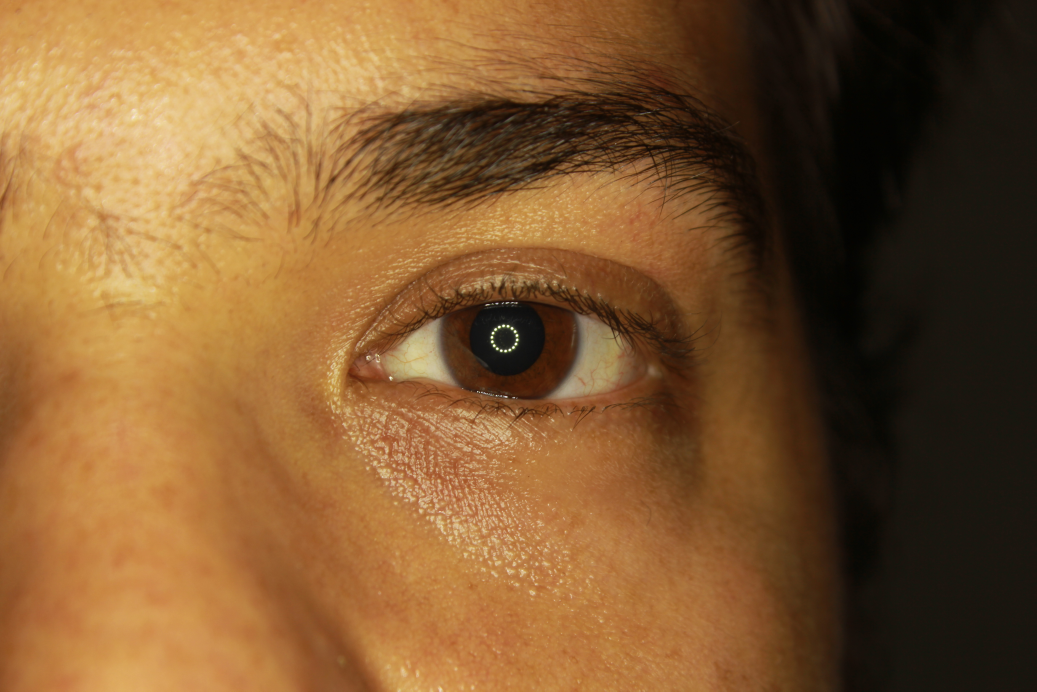
#> input picture Daugman segmentation/L1.JPG, 5184 x 3456 px (shown at 1/5 size)
$ python ApplyDaugman.py
#> lines starting #> are read from the running program, lines starting #| are printed output that depends on the picture
### Daugman segmentation/HopefulDaugman.py
import cv2
import numpy as np
import itertools
import math


def daugman(center, start_r,gray_img):
    """ Function will find maximal intense radius for given center
        :param center:  center coordinates ``(x, y)``
        :param start_r: start radius in pixels
        :param gray_img: grayscale picture
        .. attention::
            Input grayscale image should be a square, not a rectangle
        :return: (intensity_value, ((xc, yc), radius))
    """
    # get separate coordinates
    x, y = center
    # get img dimensions
    h, w = gray_img.shape
    # define some other vars
    tmp = []
    mask = np.zeros_like(gray_img)

    # for every radius in range
    # we are presuming that iris will be no bigger than 1/3 of picture
    for r in range(start_r, int(h / 3)):
        # draw circle on mask
        cv2.circle(mask, center, r, 255, 1)
        # get pixel from original image
        radii = gray_img & mask  # it is faster than np or cv2
        # normalize np.add.reduce faster than .sum()
        tmp.append(np.add.reduce(radii[radii > 0]) / (2 * math.pi * r))
        # refresh mask
        mask.fill(0)

    # calculate delta of radius intensitiveness
    # mypy does not tolerate var type reload
    tmp_np = np.array(tmp, dtype=np.float32)
    del tmp

    tmp_np = tmp_np[1:] - tmp_np[:-1]  # x5 faster than np.diff()
    # apply gaussian filter
    tmp_np = abs(cv2.GaussianBlur(tmp_np[:-1], (1, 5), 2))
    # get maximum value
    idx = np.argmax(tmp_np)
    # return value, center coords, radius
    val = tmp_np[idx]
    return val, (center, idx + start_r)


def find_boundary(gray,start_r):
    """ Function will apply :mod:`daugman()` on every pixel
        in calculated image slice. Basically, we are calculating
        where lies set of valid circle centers.
        Selection of image slice guarantees that every
        radius will be drawn in image borders.
        :param gray: graysacale square image
        :param start_r: initial radius
        :return: radius with biggest intensiveness delta on image as ``((xc, yc), radius)``
    """
    _, s = gray.shape
    # reduce step for better accuracy
    # 's/3' is the maximum radius of a daugman() search
    a = range(0 + int(s / 3), s - int(s / 3), 3)
    all_points = itertools.product(a, a)

    values = []
    coords = []

    for p in all_points:
        tmp = daugman(p, start_r, gray)
        if tmp is not None:
            val, circle = tmp
            values.append(val)
            coords.append(circle)

    # return the radius with biggest intensiveness delta on image
    # ((xc, yc), radius)
    # x10 faster than coords[np.argmax(values)]
    return coords[values.index(max(values))]

#def find_pupil():

### Daugman segmentation/ApplyDaugman.py
import matplotlib.pyplot as plt
import cv2
import numpy as np
from HopefulDaugman import find_boundary

### Resizing , cropping in rgb
image = cv2.imread('L1.JPG')
#> image is the input picture: shape (3456, 5184, 3); mean B, G, R 49.5, 90.5, 129.4
M, N, C = image.shape
#> M = 3456; N = 5184; C = 3
im_rgb_res = cv2.resize(image, (int(N/6),int(M/6)))
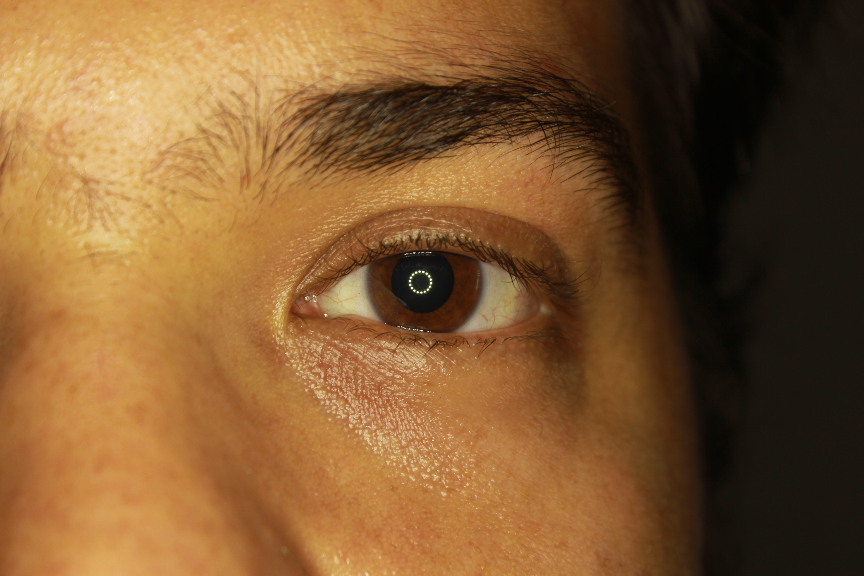
#> im_rgb_res: shape (576, 864, 3); mean B, G, R 49.6, 90.6, 129.5
M2, N2, C2 = im_rgb_res.shape
#> M2 = 576; N2 = 864; C2 = 3
im_rgb_foc = im_rgb_res[int(0.2*M2):int(0.8*M2), int(0.4*M2):int(M2)]
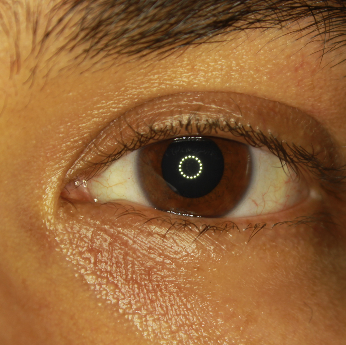
#> im_rgb_foc: shape (345, 346, 3); mean B, G, R 55.3, 100.4, 148.4
cv2.imshow('Eye Focus', im_rgb_foc)


### Resizing, cropping in gray scale
gray = cv2.cvtColor(image, cv2.COLOR_BGR2GRAY)
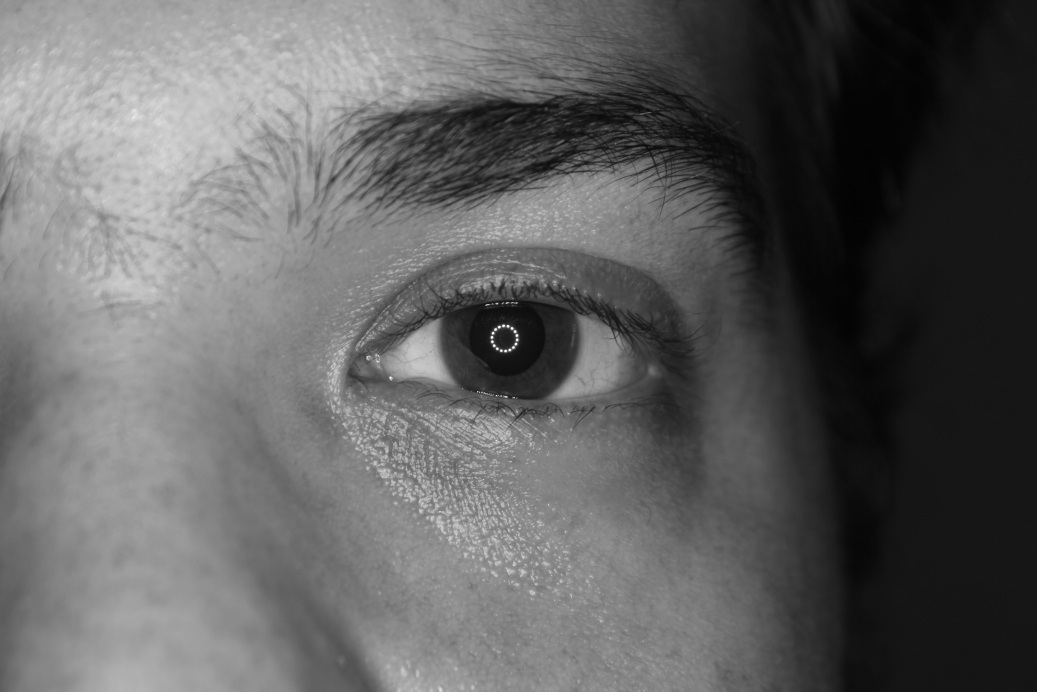
#> gray: shape (3456, 5184) (shown at 1/5 size); min 0, max 255, mean 97.4
im_gray_res = cv2.resize(gray, (int(N/6),int(M/6)))
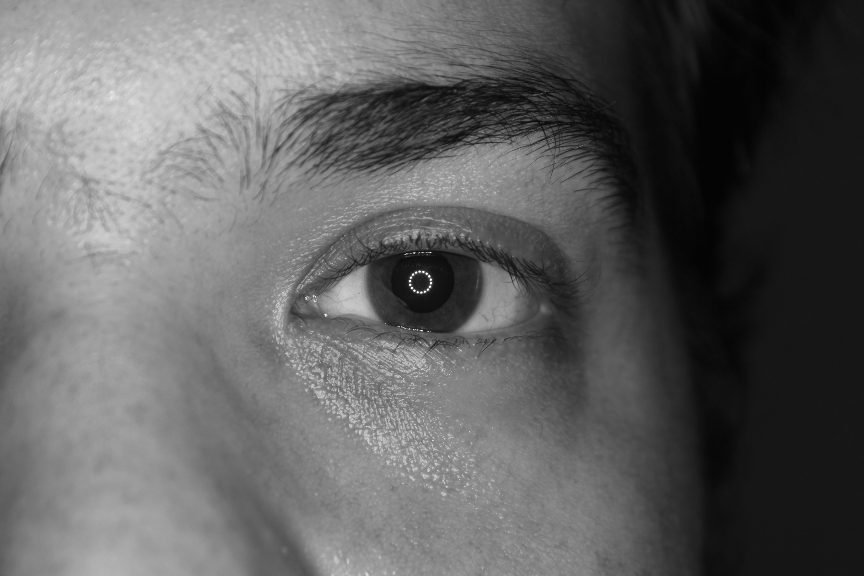
#> im_gray_res: shape (576, 864); min 2, max 255, mean 97.5
M2, N2 = im_gray_res.shape
im_gray_foc = im_gray_res[int(0.2*M2):int(0.8*M2), int(0.4*M2):int(M2)]
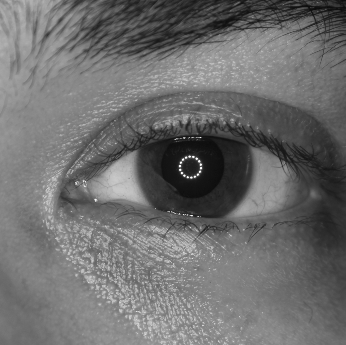
#> im_gray_foc: shape (345, 346); min 11, max 255, mean 109.6
cv2.imshow('Eye Focus', im_gray_foc)

cv2.waitKey(0)
cv2.destroyAllWindows()

# Find iris coordinates
#image2 = cv2.imread('AnotherIris.png')
image2 = cv2.imread('L1.JPG')
gray2 = cv2.cvtColor(image2, cv2.COLOR_BGR2GRAY)


## Find iris coordinates
image2 = cv2.imread('AnotherIris.png')
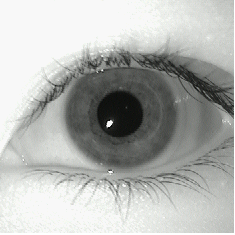
#> input picture Daugman segmentation/AnotherIris.png, 235 x 235 px
#> image2 is the input picture: shape (235, 235, 3); mean B, G, R 176.8, 179.7, 177.8
gray2 = cv2.cvtColor(image2, cv2.COLOR_BGR2GRAY)

minimal_iris_radius =30
iris_coordinates = find_boundary(gray2, minimal_iris_radius) #im_gray_foc
#> the loop in find_boundary, `for p in all_points:` made 729 passes
#> circle on passes 1 to 12: ((78, 78), 53), ((78, 81), 74), ((78, 84), 31), ((78, 87), 46), ((78, 90), 43), ((78, 93), 42), ((78, 96), 39), ((78, 99), 37), ((78, 102), 36), ((78, 105), 33), ((78, 108), 32), ((78, 111), 31)
#> after the loop in find_boundary, `for p in all_points:`: coords = 729 items; values = 729 items, first 6: [2.16], [1.35], [2.25], [2.38], [3.46], [3.45]
#> iris_coordinates = ((120, 114), 56)
print(iris_coordinates)
#| ((120, 114), 56)
iris_center, iris_rad = iris_coordinates
#> iris_center = (120, 114); iris_rad = 56
#   Drawing the circle
out = im_rgb_foc.copy()
iris_segmented = cv2.circle(image2, iris_center, iris_rad, (255, 0, 0), 2)

### finding pupil coordinates:
minimal_pupil_radius =10
coordinates = find_boundary(gray2, minimal_pupil_radius) #im_gray_foc
#> the loop in find_boundary (call 2), `for p in all_points:` made 729 passes
#> circle on passes 1 to 7: ((78, 78), 20), ((78, 81), 14), ((78, 84), 26), ((78, 87), 17), ((78, 90), 43), ((78, 93), 42), ((78, 96), 39)
print(coordinates)
#| ((120, 114), 23)
pupil_center, pupil_rad = coordinates
#      Drawing the circle

pupil_segmented = cv2.circle(iris_segmented, pupil_center, pupil_rad, (255, 0, 0), 2)
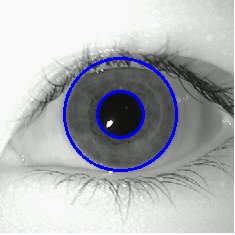
#> pupil_segmented: shape (235, 235, 3); mean B, G, R 181.2, 177, 175.2
cv2.imshow('Segmented Iris', pupil_segmented)
cv2.waitKey(0)
cv2.destroyAllWindows()
